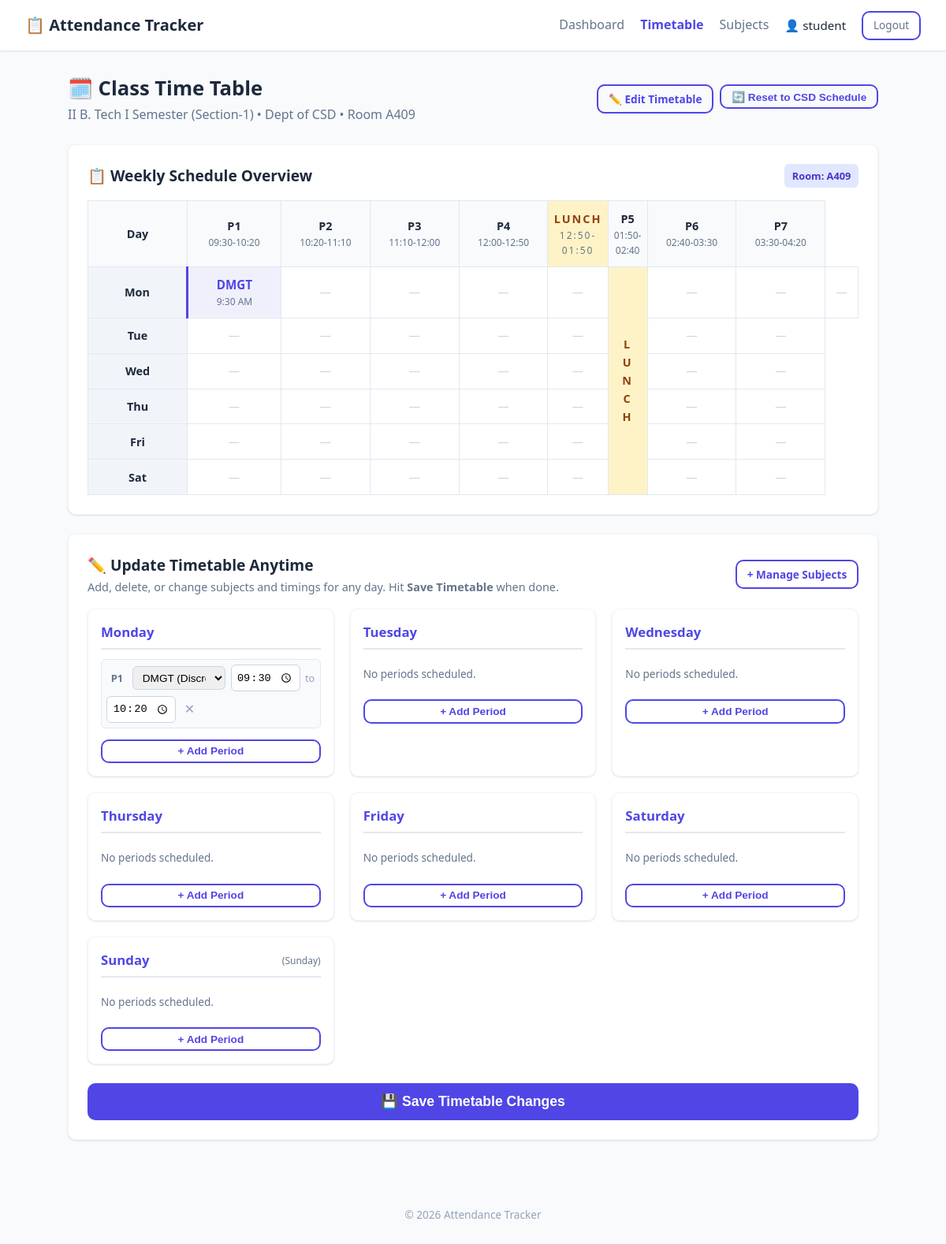
/timetable (signed in), run on the app's committed database.
### tables this page shows
CREATE TABLE users (
    id INTEGER PRIMARY KEY AUTOINCREMENT,
    username TEXT UNIQUE NOT NULL,
    password_hash TEXT NOT NULL,
    created_at TIMESTAMP DEFAULT CURRENT_TIMESTAMP
);

CREATE TABLE timetable (
    id INTEGER PRIMARY KEY AUTOINCREMENT,
    user_id INTEGER NOT NULL,
    day_of_week INTEGER NOT NULL CHECK(day_of_week BETWEEN 0 AND 6),
    period_number INTEGER NOT NULL CHECK(period_number >= 1),
    subject_id INTEGER NOT NULL,
    start_time TEXT NOT NULL,
    end_time TEXT NOT NULL,
    FOREIGN KEY (user_id) REFERENCES users(id),
    FOREIGN KEY (subject_id) REFERENCES subjects(id) ON DELETE CASCADE,
    UNIQUE(user_id, day_of_week, period_number)
);

CREATE TABLE subjects (
    id INTEGER PRIMARY KEY AUTOINCREMENT,
    user_id INTEGER NOT NULL,
    name TEXT NOT NULL,
    short_name TEXT NOT NULL,
    color TEXT DEFAULT '#4f46e5',
    FOREIGN KEY (user_id) REFERENCES users(id),
    UNIQUE(user_id, name)
);

### app.py (the view, shortened to what this page needs)
@app.route("/timetable", methods=["GET", "POST"])
@login_required
def timetable():
    db = get_db()
    user_id = session["user_id"]
    user_subjects = db.execute(
        "SELECT * FROM subjects WHERE user_id = ? ORDER BY name", (user_id,)
    ).fetchall()
    tt_rows = db.execute(
        "SELECT t.*, s.name AS subject_name, s.short_name, s.color "
        "FROM timetable t JOIN subjects s ON t.subject_id = s.id "
        "WHERE t.user_id = ? ORDER BY t.day_of_week, t.period_number",
        (user_id,),
    ).fetchall()
    timetable_data = {}
    for row in tt_rows:
        day = row["day_of_week"]
        if day not in timetable_data:
            timetable_data[day] = []
        timetable_data[day].append(dict(row))
    return render_template(
        "timetable.html",
        subjects=user_subjects,
        timetable=timetable_data,
    )

### app.py (called while the page is built, shortened)
def get_db_path():
    env_path = os.environ.get("DATABASE_PATH")
    if env_path:
        return env_path

@app.before_request
def ensure_db():
    try:
        db = get_db()
        table_check = db.execute(
            "SELECT name FROM sqlite_master WHERE type='table' AND name='users'"
        ).fetchone()
        if not table_check:
            init_db()
        student_user = db.execute(
            "SELECT id FROM users WHERE LOWER(username) = 'student'"
        ).fetchone()
    except Exception as e:
        app.logger.error("Error in ensure_db: %s", e, exc_info=True)

def login_required(view):
    @wraps(view)
    def wrapped(**kwargs):
        if "user_id" not in session:
            flash("Please log in first.", "warning")
            return redirect(url_for("login"))
        return view(**kwargs)
    return wrapped

@app.context_processor
def inject_helpers():
    return {"DAY_NAMES": DAY_NAMES}

@app.template_filter("time12")
def time12_filter(t_str):
    if not t_str:
        return ""
    try:
        dt = datetime.strptime(t_str, "%H:%M")
        return dt.strftime("%I:%M %p").lstrip("0")
    except Exception:
        return t_str

### templates/timetable.html (shortened to what this page needs)
{% extends "base.html" %}
{% block content %}
<div class="page-header" style="display: flex; justify-content: space-between; align-items: center; flex-wrap: wrap; gap: 1rem;">
    <div>
        <h2>🗓️ Class Time Table</h2>
        <p class="text-muted">II B. Tech I Semester (Section-1) • Dept of CSD • Room A409</p>
    </div>
    <div style="display: flex; gap: .5rem; flex-wrap: wrap;">
        <a href="#editor-section" class="btn btn-outline btn-sm">✏️ Edit Timetable</a>
        <form method="POST" action="{{ url_for('reset_default_timetable') }}" onsubmit="return confirm('Reset timetable to official CSD Section-1 schedule?');" style="display:inline;">
            <button type="submit" class="btn btn-sm btn-outline">🔄 Reset to CSD Schedule</button>
        </form>
    </div>
</div>
<div class="card">
    <div class="card-header">
        <h3>📋 Weekly Schedule Overview</h3>
        <span class="badge" style="background: #e0e7ff; color: #4338ca; padding: .3rem .6rem; border-radius: 6px; font-weight: 600; font-size: .8rem;">Room: A409</span>
    </div>
    <div class="timetable-grid-wrapper" style="overflow-x: auto;">
        <table class="timetable-table">
            <thead>
                <tr>
                    <th style="min-width: 90px;">Day</th>
                    <th>P1<br><small>09:30-10:20</small></th>
                    <th>P2<br><small>10:20-11:10</small></th>
                    <th>P3<br><small>11:10-12:00</small></th>
                    <th>P4<br><small>12:00-12:50</small></th>
                    <th class="th-lunch">LUNCH<br><small>12:50-01:50</small></th>
                    <th>P5<br><small>01:50-02:40</small></th>
                    <th>P6<br><small>02:40-03:30</small></th>
                    <th>P7<br><small>03:30-04:20</small></th>
                </tr>
            </thead>
            <tbody>
                {% for day_num in range(6) %}
                <tr>
                    <td class="td-day"><strong>{{ DAY_NAMES[day_num][:3] }}</strong></td>
                    {% set day_entries = timetable.get(day_num, []) %}
                    {% for p_num in range(1, 5) %}
                        {% set match = None %}
                        {% for e in day_entries %}
                            {% if e.period_number == p_num %}
                                {% set match = e %}
                                <td class="td-period" style="background: {{ e.color }}15; border-left: 3px solid {{ e.color }};">
                                    <div class="tt-cell-subject" style="color: {{ e.color }};">{{ e.short_name }}</div>
                                    <div class="tt-cell-time">{{ e.start_time|time12 }}</div>
                                </td>
                            {% endif %}
                        {% endfor %}
                        {% if not match %}
                            <td class="td-empty">—</td>
                        {% endif %}
                    {% endfor %}
                    {% if loop.first %}
                    <td rowspan="6" class="td-lunch">
                        <span>L<br>U<br>N<br>C<br>H</span>
                    </td>
                    {% endif %}
                    {% for p_num in range(5, 8) %}
                        {% set match = None %}
                        {% if not match %}
                            <td class="td-empty">—</td>
                        {% endif %}
                    {% endfor %}
                </tr>
                {% endfor %}
            </tbody>
        </table>
    </div>
</div>
<div class="card" id="editor-section">
    <div class="card-header">
        <div>
            <h3>✏️ Update Timetable Anytime</h3>
            <p class="text-muted" style="margin: 0; font-size: .9rem;">Add, delete, or change subjects and timings for any day. Hit <strong>Save Timetable</strong> when done.</p>
        </div>
        <a href="{{ url_for('subjects') }}" class="btn btn-sm btn-outline">+ Manage Subjects</a>
    </div>
    <form method="POST" action="{{ url_for('timetable') }}" id="timetableForm">
        <div class="timetable-container">
            {% for day_num in range(7) %}
            <div class="tt-day-card card">
                <div style="display: flex; justify-content: space-between; align-items: center; margin-bottom: .75rem; border-bottom: 2px solid #e2e8f0; padding-bottom: .4rem;">
                    <h4 class="tt-day-title" style="margin: 0;">{{ DAY_NAMES[day_num] }}</h4>
                    {% if day_num == 6 %}
                    <span class="text-muted" style="font-size: .75rem;">(Sunday)</span>
                    {% endif %}
                </div>
                <div class="tt-periods" id="day{{ day_num }}_periods">
                    {% if timetable.get(day_num) %}
                        {% for entry in timetable[day_num] %}
                        <div class="tt-period-row">
                            <span class="tt-period-label">P{{ entry.period_number }}</span>
                            <select name="day{{ day_num }}_period{{ entry.period_number }}_subject" required>
                                {% for s in subjects %}
                                <option value="{{ s.id }}" {% if s.id == entry.subject_id %}selected{% endif %}>
                                    {{ s.short_name }} ({{ s.name[:25] }})
                                </option>
                                {% endfor %}
                            </select>
                            <input type="time" name="day{{ day_num }}_period{{ entry.period_number }}_start"
                                   value="{{ entry.start_time }}" required title="Start Time">
                            <span style="font-size: .8rem; color: #94a3b8;">to</span>
                            <input type="time" name="day{{ day_num }}_period{{ entry.period_number }}_end"
                                   value="{{ entry.end_time }}" required title="End Time">
                            <button type="button" class="btn-icon btn-remove" onclick="removePeriod(this)" title="Remove Period">✕</button>
                        </div>
                        {% endfor %}
                    {% else %}
                        <p class="text-muted no-periods-msg" style="font-size: .85rem; padding: .5rem 0;">No periods scheduled.</p>
                    {% endif %}
                </div>
                <button type="button" class="btn btn-sm btn-outline add-period-btn"
                        onclick="addPeriod({{ day_num }})">+ Add Period</button>
            </div>
            {% endfor %}
        </div>
        <button type="submit" class="btn btn-primary btn-block" style="margin-top: 1.5rem; font-size: 1.1rem; padding: .8rem;">💾 Save Timetable Changes</button>
    </form>
</div>
{% endblock %}

### templates/base.html (shortened to what this page needs)
<!DOCTYPE html>
<html lang="en">
<head>
    <link rel="stylesheet" href="{{ url_for('static', filename='style.css') }}">
</head>
<body>
    <nav class="navbar">
        <div class="nav-brand">
            <a href="{{ url_for('index') }}">📋 Attendance Tracker</a>
        </div>
        <div class="nav-links">
            {% if session.get('username') %}
                <a href="{{ url_for('dashboard') }}" class="{% if request.endpoint == 'dashboard' %}active{% endif %}">Dashboard</a>
                <a href="{{ url_for('timetable') }}" class="{% if request.endpoint == 'timetable' %}active{% endif %}">Timetable</a>
                <a href="{{ url_for('subjects') }}" class="{% if request.endpoint == 'subjects' %}active{% endif %}">Subjects</a>
                <span class="nav-user">👤 {{ session['username'] }}</span>
                <a href="{{ url_for('logout') }}" class="btn btn-sm btn-outline">Logout</a>
            {% else %}
                <a href="{{ url_for('login') }}">Login</a>
                <a href="{{ url_for('signup') }}">Sign Up</a>
            {% endif %}
        </div>
    </nav>
    <main class="container">
        {% block content %}{% endblock %}
    </main>
    <footer class="footer">
        <p>&copy; 2026 Attendance Tracker</p>
    </footer>
</body>
</html>

### static/style.css (style rules this page uses)
*, *::before, *::after { box-sizing: border-box; margin: 0; padding: 0; }
:root { --clr-bg: #f8fafc; --clr-surface: #ffffff; --clr-primary: #4f46e5; --clr-primary-h:#4338ca; --clr-success: #16a34a; --clr-danger: #dc2626; --clr-warning: #f59e0b; --clr-info: #0ea5e9; --clr-muted: #94a3b8; --clr-text: #1e293b; --clr-text-lt: #64748b; --radius: 10px; --shadow: 0 1px 3px rgba(0,0,0,.08), 0 1px 2px rgba(0,0,0,.05); }
body { font-family: 'Segoe UI', system-ui, -apple-system, sans-serif; background: var(--clr-bg); color: var(--clr-text); line-height: 1.6; min-height: 100vh; display: flex; flex-direction: column; }
a { color: var(--clr-primary); text-decoration: none; }
.text-muted { color: var(--clr-text-lt); }
.navbar { background: var(--clr-surface); box-shadow: var(--shadow); display: flex; align-items: center; justify-content: space-between; padding: .85rem 2rem; position: sticky; top: 0; z-index: 100; }
.nav-brand a { font-size: 1.25rem; font-weight: 700; color: var(--clr-text); }
.nav-links { display: flex; align-items: center; gap: 1.25rem; }
.nav-links a { color: var(--clr-text-lt); font-weight: 500; }
.nav-links a.active { color: var(--clr-primary); font-weight: 700; }
.nav-user { font-weight: 500; color: var(--clr-text); font-size: .95rem; }
.container { max-width: 1060px; margin: 1.75rem auto; padding: 0 1rem; flex: 1; width: 100%; }
.btn { display: inline-flex; align-items: center; justify-content: center; gap: .4rem; padding: .55rem 1.2rem; border: none; border-radius: var(--radius); font-size: .95rem; font-weight: 600; cursor: pointer; transition: all .15s ease; }
.btn-primary { background: var(--clr-primary); color: #fff; }
.btn-outline { background: transparent; border: 2px solid var(--clr-primary); color: var(--clr-primary); }
.btn-sm { padding: .35rem .8rem; font-size: .85rem; }
.btn-block { width: 100%; text-align: center; }
.btn-icon { background: none; border: none; cursor: pointer; font-size: 1rem; padding: .25rem; color: var(--clr-muted); }
.card { background: var(--clr-surface); border-radius: var(--radius); box-shadow: var(--shadow); padding: 1.5rem; margin-bottom: 1.5rem; border: 1px solid #f1f5f9; }
.card-header { display: flex; justify-content: space-between; align-items: center; margin-bottom: 1rem; flex-wrap: wrap; gap: .5rem; }
.card-header h3 { margin: 0; font-size: 1.2rem; color: var(--clr-text); }
.page-header { margin-bottom: 1.5rem; }
.page-header h2 { font-size: 1.6rem; }
.timetable-table { width: 100%; border-collapse: collapse; font-size: .9rem; text-align: center; }
.timetable-table th, .timetable-table td { border: 1px solid #e2e8f0; padding: .65rem .45rem; }
.timetable-table th { background: #f8fafc; color: var(--clr-text); font-weight: 700; }
.timetable-table th small { display: block; color: var(--clr-text-lt); font-weight: 400; font-size: .75rem; }
.th-lunch, .td-lunch { background: #fef3c7 !important; color: #92400e !important; font-weight: 800; letter-spacing: 2px; width: 50px; }
.td-day { background: #f1f5f9; font-weight: 700; }
.td-period { min-width: 85px; transition: background .15s; }
.tt-cell-subject { font-weight: 800; font-size: .95rem; }
.tt-cell-time { font-size: .75rem; color: var(--clr-text-lt); }
.td-empty { color: #cbd5e1; font-weight: 300; }
.timetable-container { display: grid; grid-template-columns: repeat(auto-fit, minmax(310px, 1fr)); gap: 1.25rem; }
.tt-day-card { padding: 1rem; margin-bottom: 0; }
.tt-day-title { font-size: 1.05rem; color: var(--clr-primary); font-weight: 700; }
.tt-periods { display: flex; flex-direction: column; gap: .6rem; margin-bottom: .85rem; }
.tt-period-row { display: flex; align-items: center; gap: .4rem; flex-wrap: wrap; background: #f8fafc; padding: .4rem; border-radius: 6px; border: 1px solid #e2e8f0; }
.tt-period-label { font-weight: 800; font-size: .8rem; color: var(--clr-text-lt); min-width: 26px; text-align: center; }
.tt-period-row select { flex: 1; min-width: 110px; padding: .35rem .5rem; border: 1px solid #cbd5e1; border-radius: 6px; font-size: .85rem; }
.tt-period-row input[type="time"] { padding: .35rem .4rem; border: 1px solid #cbd5e1; border-radius: 6px; font-size: .85rem; width: 88px; }
.add-period-btn { width: 100%; }
.footer { text-align: center; padding: 2rem; color: var(--clr-muted); font-size: .85rem; }

### data on the page
users: username "student"
timetable: short_name "DMGT", start_time "9:30 AM", period_number "1", subject+period_number "DMGT (Discrete Mathematics & Gr)", start_time "09:30", end_time "10:20"

### other printed values
{{ DAY_NAMES[day_num][:3] }} "Mon" "Tue" "Wed" "Thu" "Fri" "Sat"
{{ DAY_NAMES[day_num] }} "Monday" "Tuesday" "Wednesday" "Thursday" "Friday" "Saturday" "Sunday"
